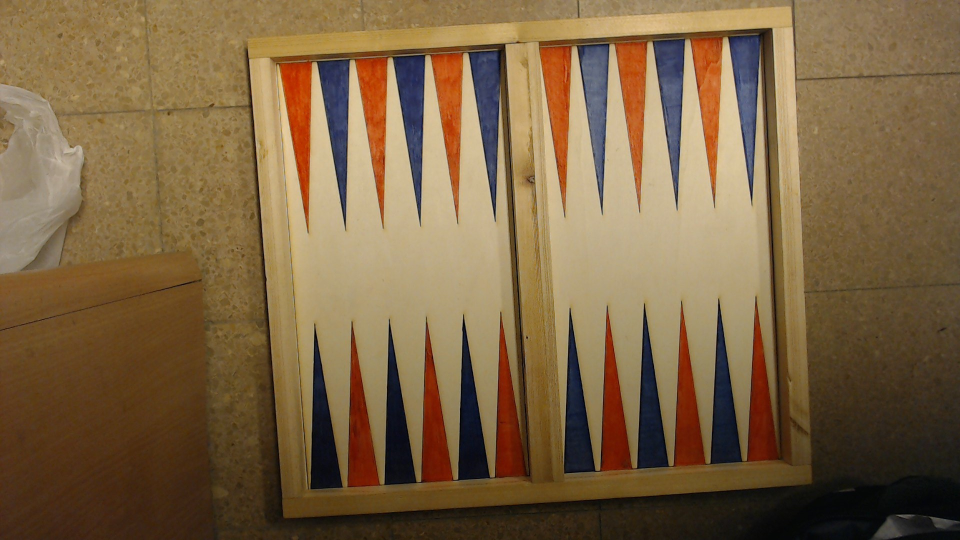
#> input picture Integration/board.jpg, 1920 x 1080 px, found by its file name (shown at 1/2 size); the run also reads 1 picture not shown here
$ python BoardDetection.py
#> lines starting #> are read from the running program, lines starting #| are printed output that depends on the picture
### Foreground.py
import cv2
import numpy as np
import matplotlib.pyplot as plt
import os


def foreground_poc(threshold, picture_paths):
#> called with threshold = 26
    if threshold == 0:
        threshold = 10
    new_length = 360
    new_width = 640
    hsv = True
    std_values_r = np.ndarray((5, new_length, new_width), int)
    std_values_g = np.ndarray((5, new_length, new_width), int)
    std_values_b = np.ndarray((5, new_length, new_width), int)
    orig = cv2.imread(picture_paths[0], cv2.IMREAD_COLOR)
#> orig is the input picture: shape (1080, 1920, 3); mean B, G, R 67.7, 100.3, 124.7
    diff = orig
    if hsv:
        diff = cv2.cvtColor(orig, cv2.COLOR_BGR2HSV)
#> diff: shape (1080, 1920, 3); mean H, S, V 24.7, 128, 126.2
    [diff1, diff2, diff3] = cv2.split(diff)
    diff1 = cv2.resize(diff1, (new_width, new_length))
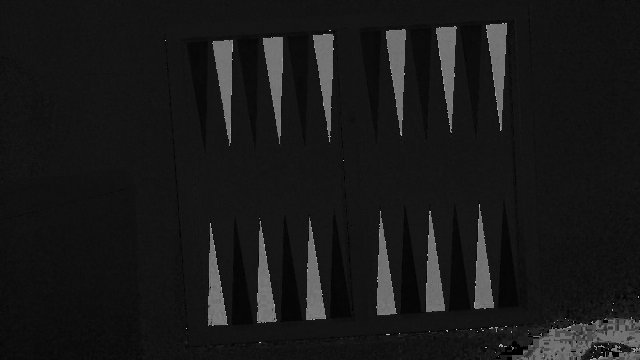
#> diff1: shape (360, 640); min 0, max 178, mean 24.8
    diff2 = cv2.resize(diff2, (new_width, new_length))
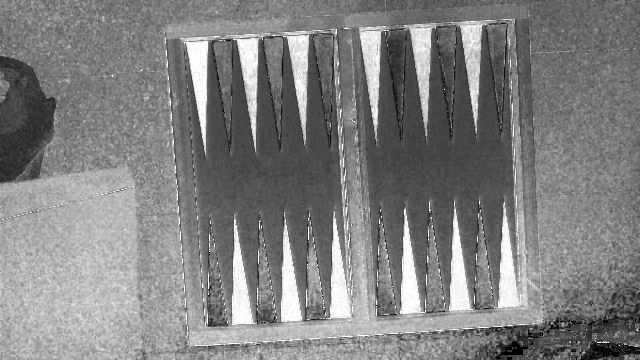
#> diff2: shape (360, 640); min 0, max 255, mean 128
    diff3 = cv2.resize(diff3, (new_width, new_length))
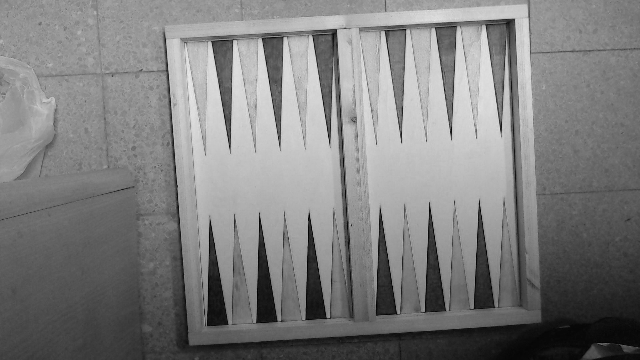
#> diff3: shape (360, 640); min 0, max 235, mean 126.2
    std1 = cv2.imread(picture_paths[1], cv2.IMREAD_COLOR)
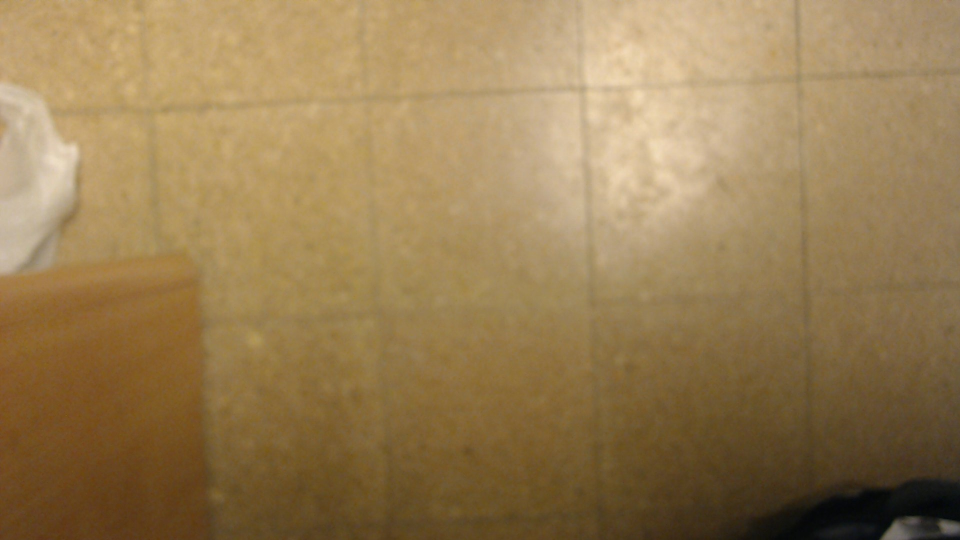
#> input picture Integration/emptyBackgrounds/empty1.jpg, 1920 x 1080 px, found by its file name (shown at 1/2 size)
#> std1 is the input picture: shape (1080, 1920, 3); mean B, G, R 83.1, 125.5, 151.6
    if hsv:
        std1 = cv2.cvtColor(std1, cv2.COLOR_BGR2HSV)
#> std1: shape (1080, 1920, 3); mean H, S, V 19.3, 121, 151.7
    [std11, std12, std13] = cv2.split(std1)
    std11 = cv2.resize(std11, (new_width, new_length))
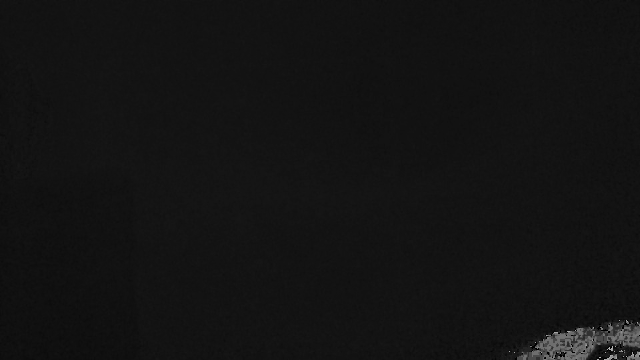
#> std11: shape (360, 640); min 0, max 177, mean 19.3
    std12 = cv2.resize(std12, (new_width, new_length))
#> std12: shape (360, 640)
    std13 = cv2.resize(std13, (new_width, new_length))
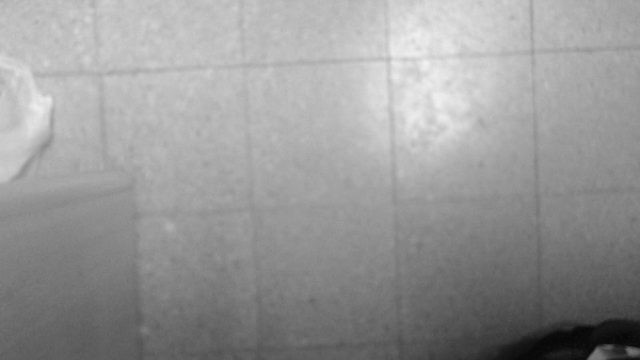
#> std13: shape (360, 640); min 6, max 242, mean 151.7
    std2 = cv2.imread(picture_paths[2], cv2.IMREAD_COLOR)
    if hsv:
        std2 = cv2.cvtColor(std2, cv2.COLOR_BGR2HSV)
#> std2: shape (1080, 1920, 3); mean H, S, V 19.3, 120.6, 151.8
    [std21, std22, std23] = cv2.split(std2)
    std21 = cv2.resize(std21, (new_width, new_length))
#> std21: shape (360, 640)
    std22 = cv2.resize(std22, (new_width, new_length))
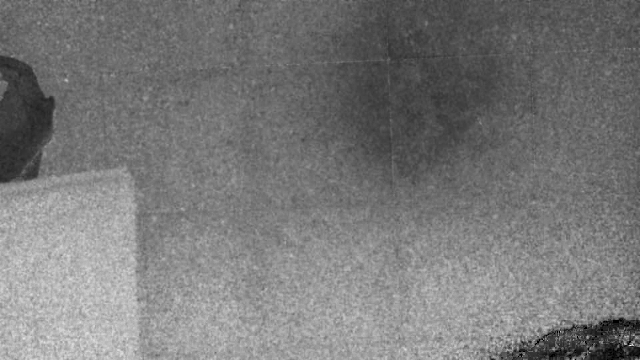
#> std22: shape (360, 640); min 0, max 255, mean 120.5
    std23 = cv2.resize(std23, (new_width, new_length))
#> std23: shape (360, 640)
    std3 = cv2.imread(picture_paths[3], cv2.IMREAD_COLOR)
    if hsv:
#> (the run stopped early here; a loop or call above may not have finished)
